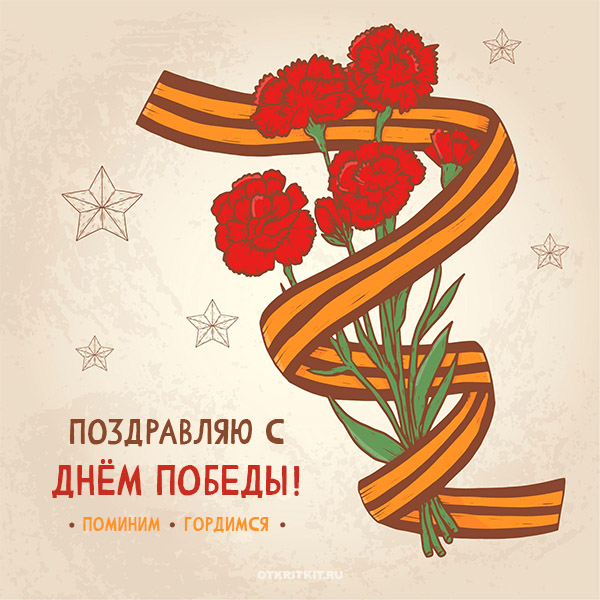
#> input picture 8lab/9mai.jpg, 600 x 600 px
$ python lab8.py
#> lines starting #> are read from the running program, lines starting #| are printed output that depends on the picture
from PIL import Image, ImageDraw, ImageFont


def one():
    im = Image.open('9mai.jpg')
#> im is the input picture: PIL image 600x600 RGB; mean R, G, B 222.8, 186.7, 160.8
    im_crop = im.crop((10, 10, 300, 400))
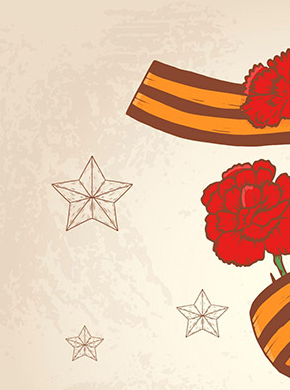
#> im_crop: PIL image 290x390 RGB; mean R, G, B 231.9, 199.5, 177.3
    im_crop.save('9may.jpg')
    im_crop.show()


def two():
    spisok = {"День победы": "9mai.jpg", "Праздник всех женщин":"8mart.jpg", "Новый год": "NG.png", "День рождение": "brtd.jpg"}

#> (the run stopped early here; a loop or call above may not have finished)
